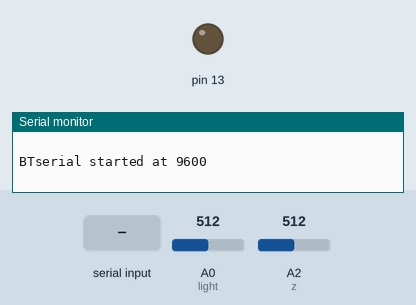
This sketch was run on a simulated Arduino Uno, built with avr-gcc and run on an emulated ATmega328P. Shown: output pins drawn as LEDs (lit = HIGH), the last lines printed to the serial monitor. The inputs (shaded band) are chosen by the test bench; at power-on: A0 (light) = 512, A2 (z) = 512.

Above: at 1.2 s.
1.3 s: "a" received over the second serial link
At 1.7 s:
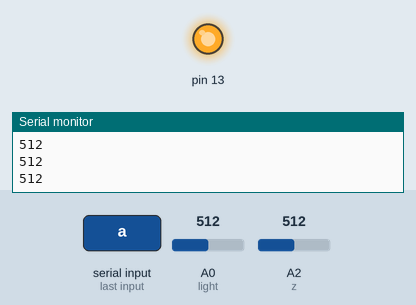
2.8 s: "b" received over the second serial link
At 4.1 s:
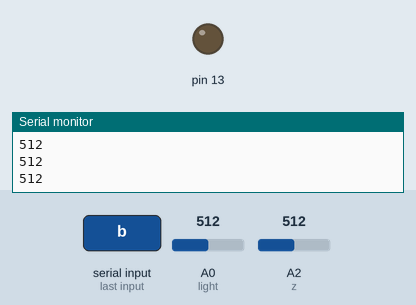
Timing chart, 0 to 5.8 s (numbered marks = the images above; inputs shaded):
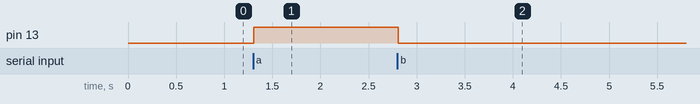

Measured:
- after the input at 1.3 s, pin 13: LOW → HIGH at once
- after the input at 2.8 s, pin 13: HIGH → LOW at once

The sketch:

arduino_project.ino
```cpp
/*
author1 ICT융합학부 2019089634 박유라
author2 ICT융합학부 2019039525 장예진
date 2021-06-12
*/

//일정량 이상의 빛과 움직임에 반응하는 스피커
#include "talkie.h"
#include <SoftwareSerial.h>

Talkie voice;
//"도둑이니? 가져가지마"
const uint8_t speaker[] PROGMEM ={0x00, 0x2d, 0x6e, 0x34, 0x24, 0xdd, 0xe2, 0x34, 0x15, 0xd5, 0xa8, 0x76, 0x56, 0xd2, 0x14, 0xf8, 0xd9, 0x22, 0xc8, 0xed, 0x92, 0xf1, 0x71, 0xb7, 0x42, 0x37, 0x4d, 0x81, 0xa3, 0xc2, 0x06, 0x5c, 0x2b, 0x03, 0xfc, 0x0e, 0x0f, 0x51, 0x32, 0x38, 0xee, 0x23, 0xbb, 0xd5, 0xd9, 0x61, 0x49, 0x89, 0xca, 0xe5, 0x74, 0x8b, 0x23, 0x25, 0xba, 0x4f, 0xdc, 0x05, 0x1e, 0xfc, 0x2a, 0x77, 0x49, 0x5a, 0x04, 0x94, 0x67, 0xbd, 0x24, 0xf1, 0x60, 0x99, 0xd9, 0x4f, 0x93, 0xc6, 0x87, 0x11, 0x6a, 0x2e, 0x55, 0x97, 0x2e, 0x8e, 0x84, 0x5b, 0x67, 0x9d, 0x5b, 0x78, 0xf0, 0xd7, 0x31, 0xa3, 0x6a, 0xe2, 0xc1, 0x0f, 0x96, 0x89, 0xa4, 0x8d, 0x83, 0xf7, 0x52, 0xa4, 0xea, 0x2c, 0x1a, 0xf7, 0x1b, 0x95, 0x6a, 0x7c, 0x28, 0x9a, 0x6e, 0x5d, 0xbc, 0xf1, 0x21, 0xb9, 0xbb, 0x0d, 0xd1, 0x25, 0x87, 0xe0, 0xfe, 0xd6, 0xd9, 0x97, 0x1e, 0x9c, 0x87, 0x5b, 0xe5, 0x5c, 0xba, 0xf1, 0x86, 0xf1, 0xf4, 0xab, 0x12, 0xb3, 0x03, 0xc6, 0xf6, 0xaf, 0x6a, 0x56, 0x42, 0x18, 0xcf, 0xbf, 0xc1, 0x52, 0x0b, 0x00, 0x00, 0x00, 0x00, 0x00, 0x00, 0x00, 0x00, 0x00, 0x00, 0x00, 0x00, 0x00, 0x10, 0x30, 0x68, 0xc8, 0x4a, 0x8b, 0x71, 0xd5, 0x10, 0xc7, 0x47, 0x08, 0x3c, 0x32, 0x43, 0x93, 0x1e, 0x9e, 0xbb, 0x2e, 0xb7, 0x68, 0xbc, 0x44, 0xd4, 0xd6, 0x45, 0x7c, 0x49, 0xd0, 0x81, 0xff, 0xca, 0x50, 0x3b, 0x45, 0x8e, 0x28, 0x32, 0xcb, 0x1c, 0x2f, 0x9e, 0xb5, 0x09, 0x32, 0x6e, 0x72, 0x78, 0x31, 0x22, 0xc4, 0xb8, 0xf1, 0x12, 0xf8, 0xd6, 0x0c, 0xc3, 0x36, 0x49, 0x45, 0xcb, 0x33, 0x02, 0x93, 0x2c, 0x91, 0x4f, 0x4b, 0x33, 0x5c, 0x72, 0x44, 0x39, 0x2c, 0xd8, 0x79, 0xe9, 0x11, 0x55, 0x8d, 0x40, 0x97, 0xb9, 0x47, 0x14, 0xa5, 0x9a, 0x44, 0x67, 0x2f, 0x91, 0xb6, 0x29, 0x64, 0x5d, 0x12, 0x0c, 0x90, 0xae, 0x4c, 0x2c, 0x49, 0xb0, 0x1a, 0x76, 0x73, 0xb5, 0xd8, 0x49, 0xeb, 0xcc, 0xcc, 0x92, 0x1d, 0x17, 0x0d, 0x8c, 0x0b, 0x31, 0x4e, 0xe3, 0x74, 0xf0, 0x59, 0xdc, 0xbd, 0xb5, 0x33, 0xc1, 0xa7, 0x54, 0xae, 0x24, 0xcd, 0x06, 0x57, 0xaa, 0x48, 0xea, 0x1c, 0xdf, 0x34, 0x65, 0x0f, 0x6e, 0x7c, 0x42, 0x9f, 0x5d, 0xcc, 0xa9, 0xf1, 0x89, 0x42, 0x52, 0x75, 0xc3, 0xda, 0x27, 0x8a, 0xc1, 0xcc, 0x0d, 0xeb, 0x9c, 0xc0, 0x7b, 0x33, 0x73, 0x6a, 0x52, 0x7c, 0x66, 0xc3, 0xa2, 0x24, 0xb1, 0x09, 0xa8, 0xd1, 0xe8, 0xd4, 0x36, 0x00, 0xf0, 0xff};

const int light = A0;
const int z=A2;
int light_first, light_now;
int z_first, z_now;

SoftwareSerial BTserial(8,9);

char c=' ';

unsigned int bt_badu_rate = 9600;

int state = 20;

void setup(){
  Serial.begin(9600);

  Serial.print("Sketch:   ");
  Serial.println(__FILE__);
  Serial.print("Uploaded: ");
  Serial.println(__DATE__);
  Serial.println(" ");

  BTserial.begin(bt_badu_rate);
  Serial.print("BTserial started at ");
  Serial.println(bt_badu_rate);
  Serial.println(" ");

  pinMode(13, OUTPUT);
}

byte Incoming_value;
void loop(){
    if (BTserial.available()) //Serial에서 2 입력한 이후 돌아가는 조건문
    {
      Incoming_value = (byte)BTserial.read(); //app에서 input 받아옴
      if(Incoming_value==97)//a 누르면
      {
        BTserial.println("START");
        light_first=analogRead(light);
        z_first= analogRead(z);
        digitalWrite(13, HIGH); //led on
        while(true) //play func 시작
        {
          play();
          Incoming_value = (byte)BTserial.read(); //app에서 input 받아옴
          if(Incoming_value==98)//b 누르면
          {
            BTserial.println("STOP");
            digitalWrite(13, LOW);  //led off
            break;  //while loop 종료
          } // if end
        } //while end
      } //if(97) end
      delay(1000);
    }

    if ( Serial.available() ) //bluetooth 연결
    {
        c = Serial.read();
        Serial.println(c);

        if (c == '1'){
          if (bt_badu_rate != 9600){
                bt_badu_rate  = 9600;
                BTserial.end();
                BTserial.begin(bt_badu_rate);
                Serial.print("BTserial started at ");
                Serial.println(bt_badu_rate);
          }
        }
        else if (c == '2'){
          if (bt_badu_rate != 38400){
              bt_badu_rate  = 38400;
                BTserial.end();
                BTserial.begin(bt_badu_rate);
                Serial.print("BTserial started at ");
                Serial.println(bt_badu_rate);
                BTserial.println("CONNECTED");
          }
        }

    }
}

void play(){
  z_now= analogRead(z);
  light_now = analogRead(light);
  Serial.println(light_now);
  if(light_now<light_first-15 or light_now>light_first+15 ){
      state = 21;
      notification();
      voice.say(speaker);
      //BTserial.write("lllllll");
      delay(200);
  }
  else if(z_now>z_first+15 or z_now<z_first-15)
  {
    state = 21;
    notification();
    voice.say(speaker);
    //BTserial.write("zzzzzz");
    delay(200);
  }
  else{
    state = 20;
    delay(2);
  }
}

void notification(){
  /*
  BTserial.println("|　D A N G E R !    |");
  BTserial.println("＼　　　　 　　  /");
  BTserial.println("　￣￣￣￣∨￣￣");
  BTserial.println("aaa╱▔▔▔▔▔╲aaa");
  BTserial.println("a╱aa╱▔╲╲╲▏┈┈┈");
  BTserial.println("╱┈┈╱━╱▔▔▔▔▔╲━╮┈");
  BTserial.println("▏┈▕┃▕╱▔╲╱▔╲▕╮┃┈┈");
  BTserial.println("▏┈▕╰━▏▊▕▕▋▕▕━╯┈┈");
  BTserial.println("╲┈┈╲╱▔╭╮▔▔┳╲╲┈┈┈");
  BTserial.println("┈╲┈┈▏╭━━━━╯▕▕┈┈┈");
  BTserial.println("┈┈╲┈╲▂▂▂▂▂▂╱╱┈┈┈");
  BTserial.println("┈┈┈┈▏┊┈┈┈┈┊┈┈┈╲┈");
  BTserial.println("┈┈┈┈▏┊┈┈┈┈┊▕╲┈┈╲");
  */

BTserial.println("　　　                ****************");
BTserial.println("　　　　            * 　DANGER　*");
BTserial.println("　　　                ****************");
BTserial.println("");
BTserial.println("");

}
```
